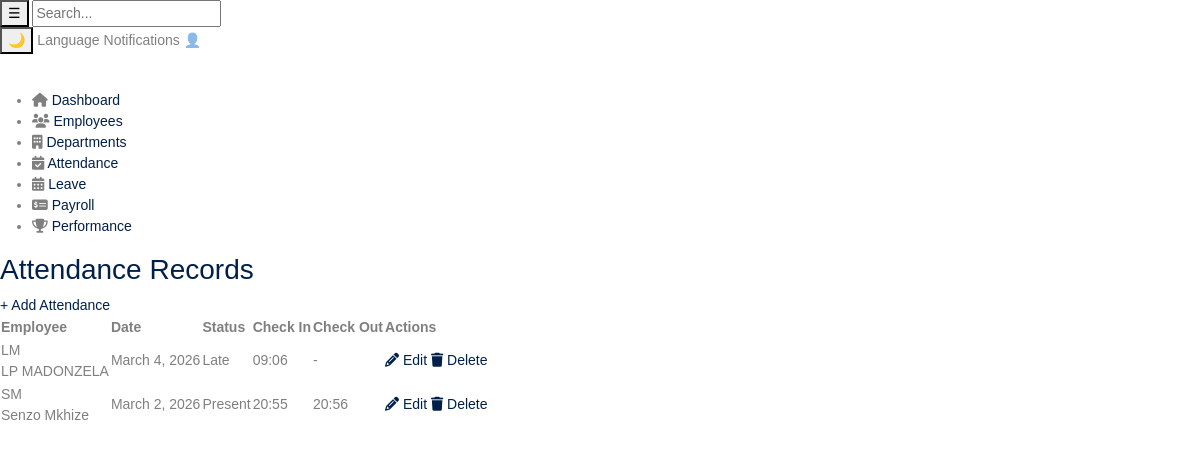
/hr/attendance/, run on an earlier commit of the app's database.
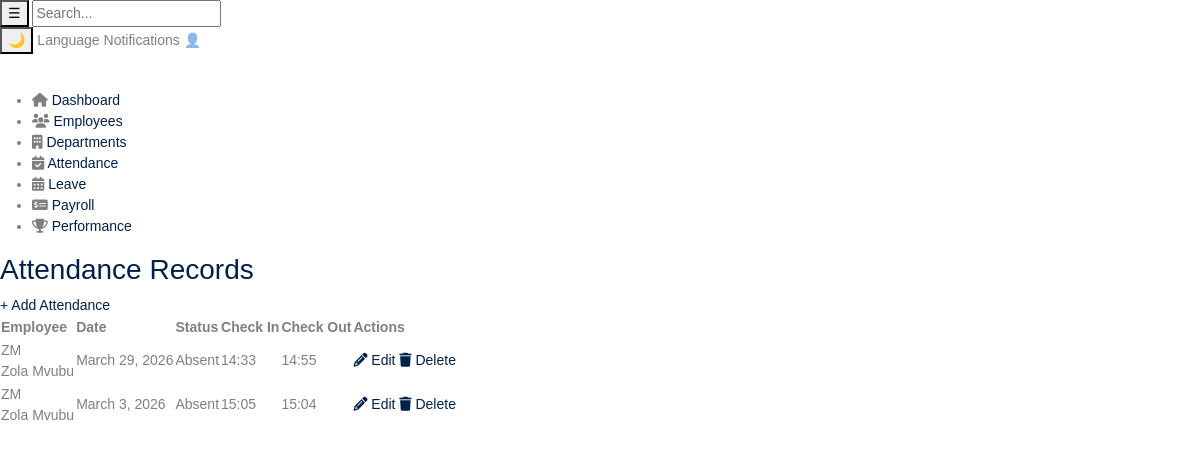
And on a later commit of the database.
### hr/models.py (models this page shows, shortened)
class Attendance(models.Model):
    employee = models.ForeignKey('employee.Employee', on_delete=models.CASCADE)
    date = models.DateField()
    status = models.CharField(max_length=20)

class Employee(models.Model):
    user = models.OneToOneField(User, on_delete=models.CASCADE)
    department = models.ForeignKey(Department, on_delete=models.CASCADE)
    first_name = models.CharField(max_length=50)
    last_name = models.CharField(max_length=50)
    email = models.EmailField(unique=True)
    role = models.ForeignKey(Role, on_delete=models.CASCADE)
    date_joined = models.DateField(auto_now_add=True)

### hr/views.py (the view)
# urls.py: path('attendance/', Attendance_View.as_view(), name='attendance'),
class Attendance_View(View):
    def get(self, request):
        template = loader.get_template('hr/pages/attendance.html')
        today = timezone.now().date()
        recent_attendances = Attendance.objects.select_related(
            'employee__department'
        ).prefetch_related(
            'employee'
        ).filter(
            employee__isnull=False
        ).order_by('-date', '-created_at')[:50]
        total_employees = Employee.objects.count()
        present_today = Attendance.objects.filter(date=today, status='present').count()
        late_today = Attendance.objects.filter(date=today, status='late').count()
        absent_today = Attendance.objects.filter(date=today, status='absent').count()
        stats = {
            'present': present_today,
            'late': late_today,
            'absent': absent_today,
            'total': total_employees
        }
        context = {
            'recent_attendances': recent_attendances,
            'stats': stats,
            'today': today,
        }
        return HttpResponse(template.render(context, request))

### hr/templates/hr/pages/attendance.html (shortened to what this page needs)
{% extends 'hr/base/base.html' %}
{% load static %}
{% block content %}
<link rel="stylesheet" href="https://cdnjs.cloudflare.com/ajax/libs/font-awesome/6.5.0/css/all.min.css" />
<div class="table-header">
    <h3>Attendance Records</h3>
    <a href="{% url 'attendance_create' %}" class="btn-add-attendance">
    + Add Attendance
</a>
</div>
        {% if recent_attendances %}
        <table class="attendance-table">
            <thead>
                <tr>
                    <th>Employee</th>
                    <th>Date</th>
                    <th>Status</th>
                    <th>Check In</th>
                    <th>Check Out</th>
                    <th>Actions</th>
                </tr>
            </thead>
            <tbody>
                {% for attendance in recent_attendances %}
                <tr>
                    <td>
                        <div class="employee-info">
                            <div class="employee-avatar">{{ attendance.employee.first_name|slice:":1" }}{{ attendance.employee.last_name|slice:":1" }}</div>
                            <span class="employee-name">{{ attendance.employee.first_name }} {{ attendance.employee.last_name }}</span>
                    </td>
                    <td>{{ attendance.date }}</td>
                    <td>
                        <span class="status {{ attendance.status }}">{{ attendance.status|title }}</span>
                    </td>
                    <td>
                        {% if attendance.check_in_time %}
                            {{ attendance.check_in_time|time:"H:i" }}
                        {% else %}
                            <span class="time-empty">-</span>
                        {% endif %}
                    </td>
                    <td>
                        {% if attendance.check_out_time %}
                            {{ attendance.check_out_time|time:"H:i" }}
                        {% else %}
                            <span class="time-empty">-</span>
                        {% endif %}
                    </td>
                    <td class="actions">
<a href="{% url 'attendance_edit' attendance.id %}" class="btn-edit">
    <i class="fas fa-pencil-alt"></i> Edit
</a>
<a href="{% url 'attendance_delete' attendance.id %}" class="btn-delete">
    <i class="fas fa-trash"></i> Delete
</a>
</td>
                </tr>
                {% endfor %}
            </tbody>
        </table>
        {% else %}
        <div class="no-data">
            <i class="fas fa-calendar-times"></i>
            <p>No attendance records found</p>
        </div>
        {% endif %}
    </div>
</div>
{% endblock %}

### hr/templates/hr/base/base.html (shortened to what this page needs)
{% load static %}
<!DOCTYPE html>
<html lang="en">
    <head>
        <link rel="stylesheet" href="https://cdnjs.cloudflare.com/ajax/libs/font-awesome/6.4.0/css/all.min.css">
        <link rel="stylesheet" href="{% static 'hr/css/style.css' %}">
    </head>
    <body>
        {% include 'hr/essentials/topbar.html' %}
     <div class="layout">
        {% include 'hr/essentials/sidebar.html' %}
        <div id="main" class="main-content">
                {% block content %}{% endblock %}
    </body>
</html>

### hr/templates/hr/essentials/topbar.html
<div class="topbar">
        <div class="left-top">
            <button class="toggle-btn" onclick="toggleSidebar()">☰</button>
            <input type="text" placeholder="Search...">
        </div>
    <div class="top-actions">
        <button class="mode-btn" onclick="toggleMode()">🌙</button>
        <span>Language</span>
        <span>Notifications</span>
        <span>👤</span>
    </div>
</div>

### hr/templates/hr/essentials/sidebar.html
<aside class="sidebar">
    <div class="logo">HRM System</div>
    <ul class="menu">
        <li class="active"><i class="fas fa-home"></i> <span class="menu-text"><a href="{% url 'dashboard' %}">Dashboard</a></span></li>
        <li><i class="fas fa-users"></i> <span class="menu-text"><a href="{% url 'employees' %}">Employees</a></span></li>
        <li><i class="fas fa-building"></i> <span class="menu-text"><a href="{% url 'department_list' %}">Departments</a></span></li>
        <li><i class="fas fa-calendar-check"></i> <span class="menu-text"><a href="{% url 'attendance' %}">Attendance</a></span></li>
        <li><i class="fas fa-calendar-alt"></i> <span class="menu-text"><a href="{% url 'leave-list' %}">Leave</a></span></li>
        <li><i class="fas fa-money-check-alt"></i> <span class="menu-text"><a href="{% url 'payroll' %}">Payroll</a></span></li>
        <li><i class="fas fa-trophy"></i> <span class="menu-text"><a href="{% url 'performance' %}">Performance</a></span></li>
    </ul>
</aside>

What changed in the data, as far as the page shows it:
removed Attendance: employee.first_name "L", employee.last_name "M", employee.first_name "LP", employee.last_name "MADONZELA", date "March 4, 2026", status "Late", check_in_time "09:06"
removed Attendance: employee.first_name "S", employee.last_name "M", employee.first_name "Senzo", employee.last_name "Mkhize", date "March 2, 2026", status "Present", check_in_time "20:55", check_out_time "20:56"
added Attendance: employee.first_name "Z", employee.last_name "M", employee.first_name "Zola", employee.last_name "Mvubu", date "March 29, 2026", status "Absent", check_in_time "14:33", check_out_time "14:55"
added Attendance: employee.first_name "Z", employee.last_name "M", employee.first_name "Zola", employee.last_name "Mvubu", date "March 3, 2026", status "Absent", check_in_time "15:05", check_out_time "15:04"
